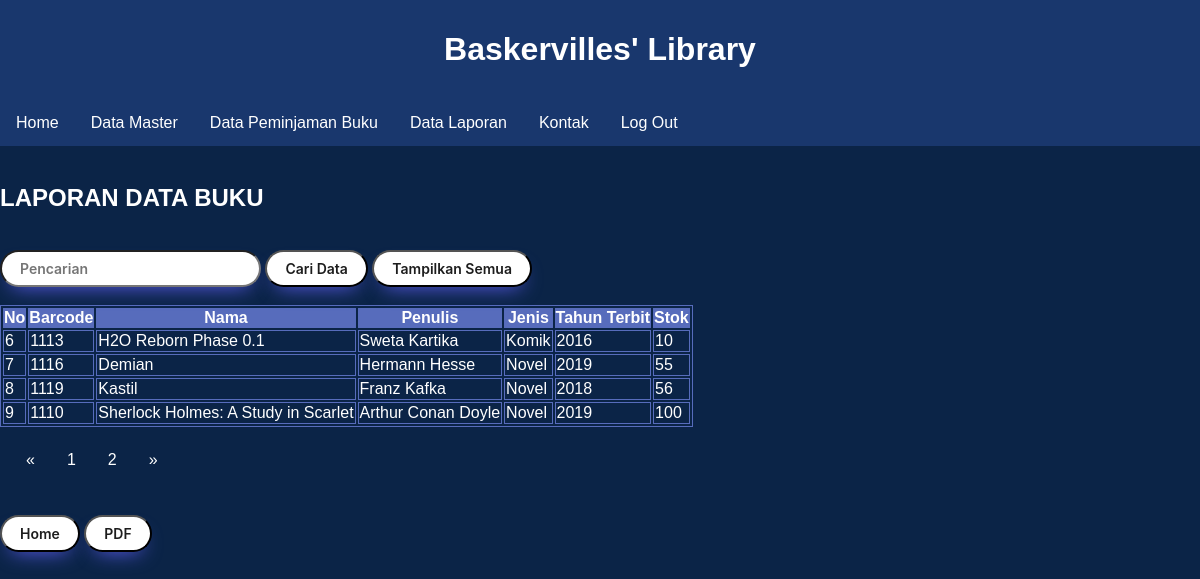
Page /lihat_data.php?halaman=2 on the earlier database version.
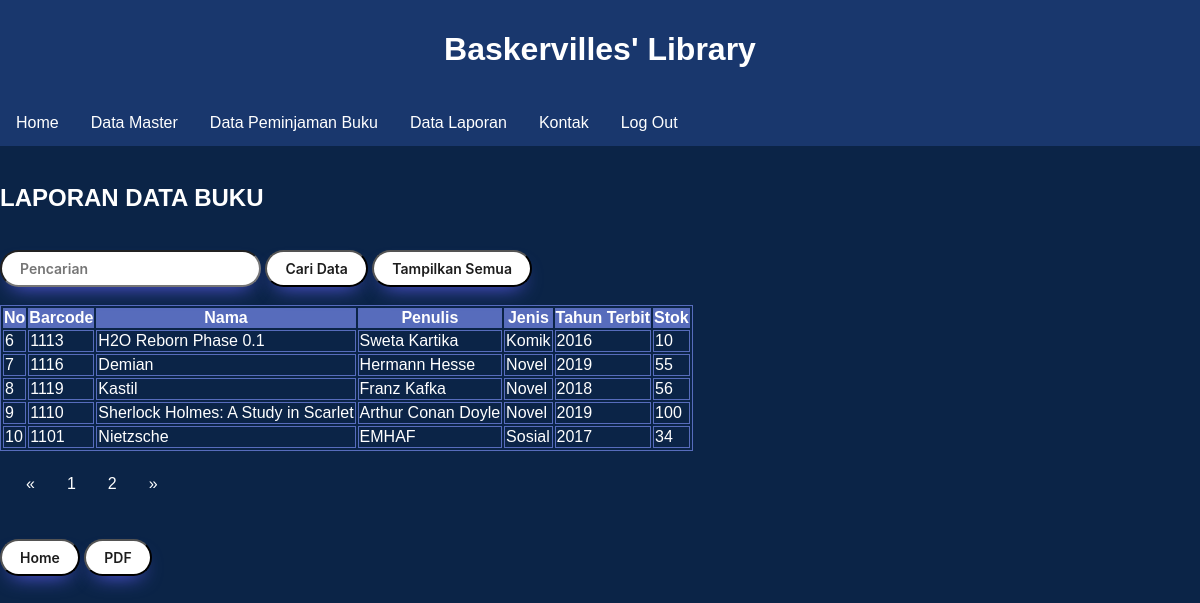
Same page on the later database version.
### tables this page shows
CREATE TABLE `buku` (
  `No` int(15) NOT NULL AUTO_INCREMENT,
  `Barcode` varchar(15) NOT NULL,
  `Nama` text NOT NULL,
  `Penulis` text NOT NULL,
  `Jenis` varchar(15) NOT NULL DEFAULT '',
  `Tahun` varchar(15) NOT NULL DEFAULT '',
  `Stok` varchar(15) NOT NULL DEFAULT '',
  PRIMARY KEY (`No`,`Barcode`),
  KEY `Barcode` (`Barcode`)
);

### lihat_data.php (the view, shortened to what this page needs)
<!DOCTYPE html>
<html>
	<head>
	</head>
<body>
<header>
	<h1>Baskervilles' Library</h1>
</header>
	<nav class="header">
		<div class="menu-dropmenu">
			<ul>
				<li><a href="home.php">Home</a></li>
				<li class="dropdown"><a href="#">Data Master</a>
				</li>
				<li class="dropdown"><a href="#">Data Peminjaman Buku</a>
				</li>
				<li class="dropdown"><a href="#">Data Laporan</a>
				</li>
				<li><a href="kontak.php">Kontak</a></li>
				<li><a href="log-out.php">Log Out</a></li>
			</ul>
		</div>
	</nav>
<br>
<?php
require_once'koneksi.php';
$no = 1;
?>
<?php
	$batas = 5;
	$halaman = isset($_GET['halaman'])?(int)$_GET['halaman'] : 1;
	$halaman_awal = ($halaman>1) ? ($halaman * $batas) - $batas : 0;
	$previous = $halaman - 1;
	$next = $halaman + 1;
	$data = mysqli_query($db,"select * from buku");
	$jumlah_data = mysqli_num_rows($data);
	$total_halaman = ceil($jumlah_data / $batas);
	$data_buku = mysqli_query($db,"select * from buku limit $halaman_awal, $batas");
?>
<h2><font color="white">LAPORAN DATA BUKU</font></h2>
<br>
	<form method="post">
		<input type="text" name="nt" placeholder="Pencarian">
		<input type="submit" name="submit" value="Cari Data">
		<input type="button" onclick="location.href='lihat_data.php';" value="Tampilkan Semua"
	</form>
<br/>
<br/>
<div class = "container">
	<table class="table table-bordered">
		<thead class="thead-dark">
			<tr>
				<th>No</th>
				<th>Barcode</th>
				<th>Nama</th>
				<th>Penulis</th>
				<th>Jenis</th>
				<th>Tahun Terbit</th>
				<th>Stok</th>
			</tr>
		</thead>
		<tbody>
			<?php
			if (isset($_POST['submit'])) {
			$cari = $_POST['nt'];
			$query2 = "SELECT * FROM buku WHERE barcode LIKE '%$cari%' OR nama LIKE '%$cari%' OR penulis LIKE '%$cari%' OR jenis LIKE '%$cari%' OR tahun LIKE '%$cari%' OR stok LIKE '%$cari%'";
			$sql = mysqli_query($db, $query2);
			$jumlah_hasil = mysqli_num_rows($sql);
				if ($jumlah_hasil > 0) {
					while ($r = mysqli_fetch_array($sql)) {
					?>
						<script language="JavaScript">
							alert('Data ditemukan!');
						</script>
						<tr>
							<td><?php echo $no++ ?></td>
							<td><?php echo $r['Barcode']; ?></td>
							<td><?php echo $r['Nama']; ?></td>
							<td><?php echo $r['Penulis']; ?></td>
							<td><?php echo $r['Jenis']; ?></td>
							<td><?php echo $r['Tahun']; ?></td>
							<td><?php echo $r['Stok']; ?></td>
						</tr>
					<?php
					}
				} else {
					?>
						<script language="JavaScript">
							alert('Data tidak ditemukan!');
						</script>
					<?php
				}
		} else {
				while ($d = mysqli_fetch_array($data_buku)) {
					?>
					<tr>
						<td><?php echo $d['No']; ?></td>
						<td><?php echo $d['Barcode']; ?></td>
						<td><?php echo $d['Nama']; ?></td>
						<td><?php echo $d['Penulis']; ?></td>
						<td><?php echo $d['Jenis']; ?></td>
						<td><?php echo $d['Tahun']; ?></td>
						<td><?php echo $d['Stok']; ?></td>
					</tr>
					<?php
				}
			}
			?>
	</tbody>
	</table>
		<nav>
			<ul class="pagination justify-content-center">
					<a class="page-link" <?php if($halaman > 1){ echo "href='?halaman=$previous'"; } ?>>&laquo;</a>
				<?php
				for($x=1;$x<=$total_halaman;$x++){
					?>
					<a class="page-link" href="?halaman=<?php echo $x ?>"><?php echo $x; ?></a>
					<?php
				}
				?>
					<a  class="page-link" <?php if($halaman < $total_halaman) { echo "href='?halaman=$next'"; } ?>>&raquo</a>
			</ul>
		</nav>
</div>
<br>
	<tr height="46">
		<td>
			<input type="button" onclick="location.href='home.php';" value="Home"
		</td>
		<td>
			<input type = "button" onclick="location.href='laporan-buku.php';" value = "PDF"
		</td>
	</tr>
</body>
</html>

Differences in the rows shown:
added buku: No "10", Barcode "1101", Nama "Nietzsche", Penulis "EMHAF", Jenis "Sosial", Tahun "2017", Stok "34"
